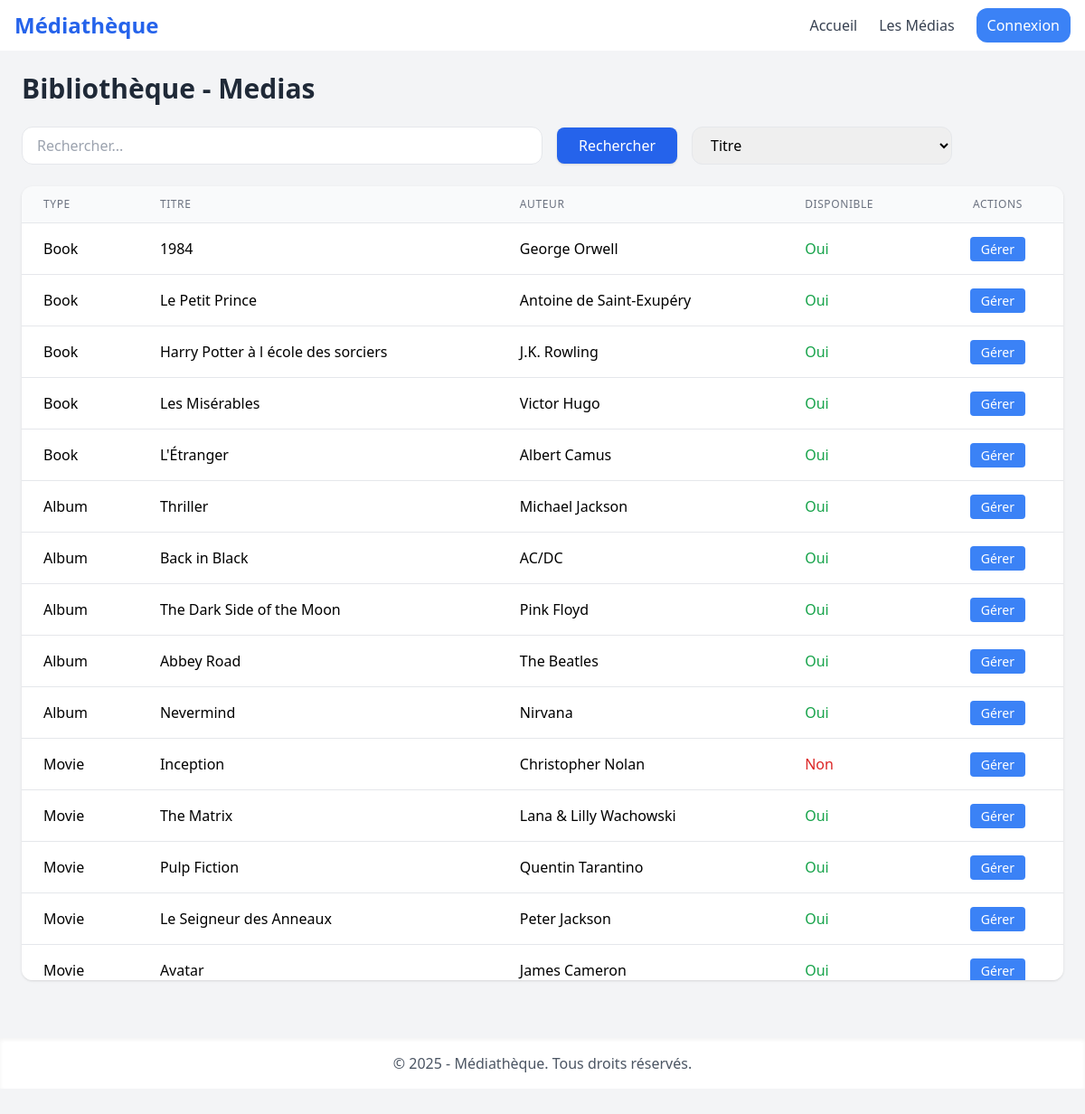
Screenshot of /media/All with the database file from the repository.
### tables this page shows
CREATE TABLE IF NOT EXISTS `book` (
  `id` int NOT NULL AUTO_INCREMENT,
  `page_number` int NOT NULL,
  `media_id` int NOT NULL,
  PRIMARY KEY (`id`),
  KEY `media_id` (`media_id`)
);

CREATE TABLE IF NOT EXISTS `media` (
  `id` int NOT NULL AUTO_INCREMENT,
  `title` varchar(255) NOT NULL,
  `author` varchar(255) NOT NULL,
  `available` tinyint(1) NOT NULL,
  PRIMARY KEY (`id`)
);

CREATE TABLE IF NOT EXISTS `album` (
  `id` int NOT NULL AUTO_INCREMENT,
  `track_number` int NOT NULL,
  `editor` varchar(255) NOT NULL,
  `media_id` int NOT NULL,
  PRIMARY KEY (`id`),
  KEY `media_id` (`media_id`)
);

CREATE TABLE IF NOT EXISTS `movie` (
  `id` int NOT NULL AUTO_INCREMENT,
  `duration` int NOT NULL,
  `genre` varchar(255) NOT NULL,
  `media_id` int NOT NULL,
  PRIMARY KEY (`id`),
  KEY `media_id` (`media_id`)
);

### Controllers/MediaController.php (called while the page is built, shortened)
<?php
class MediaController{
    public function all(): void
    {
        $albums = Album::getAllAlbums();
        $books = Book::getAllBooks();
        $movies = Movie::getAllMovies();
        $medias = array_merge($books, $albums, $movies);
        require_once('Views/medias/index.php');
    }
}

### Models/Book.php (called while the page is built, shortened)
<?php
include_once('Models/Media.php');
class Book extends Media{
    public static function getAllBooks(): array
    {
        try{
            $booksList = [];
            $connexion = connexion();
            $request = $connexion->prepare("SELECT book.id, title, author, available, page_number, media_id FROM book JOIN media ON media.id = book.media_id;");
            $request->execute();
            $booksInfo = $request->fetchAll(PDO::FETCH_ASSOC);
            foreach($booksInfo as $bookInfo){
                $bookObject = new Book($bookInfo['title'], $bookInfo['author'], $bookInfo['available'], $bookInfo['page_number'], $bookInfo['media_id'], $bookInfo['id']);
                array_push($booksList,$bookObject);
            }
            return $booksList;
        }catch(PDOException $e){
            die('Book Get All Error : '.$e);
        }
    }
}

### Models/Album.php (called while the page is built, shortened)
<?php
class Album extends Media{
    private ?int $id;
    private int $trackNumber;
    private string $editor;
    private array $songs;
    public function __construct(string $title, string $author, bool $available, int $trackNumber, string $editor, array $songs, ?int $mediaId = null, ?int $id = null)
    {
        $this->id = $id;
        $this->trackNumber = $trackNumber;
        $this->editor = $editor;
        $this->songs = $songs;
    }
    public function getId(): ?int
    {
        return $this->id;
    }
    public function getMediaId(): ?int
    {
        return parent::getId();
    }
    public function getTrackNumber(): int
    {
        return $this->trackNumber;
    }
    public function getEditor(): string
    {
        return $this->editor;
    }
    public function setTrackNumber(int $trackNumber): void
    {
        $this->trackNumber = $trackNumber;
    }
    public function addSong(Song $song): bool
    {
        if(!in_array($song, $this->songs)){
            array_push($this->songs, $song);
            $this->updateAlbum();
            return true;
        }else{
            return false;
        }
    }
    public function updateAlbum(): Album
    {
        try{
            $connexion = connexion();
            $request = $connexion->prepare("UPDATE media SET title=:title, author=:author, available=:available WHERE id=:mediaId;");
            $id = $this->getId();
            $mediaId = $this->getMediaId();
            $editor = $this->getEditor();
            $title = $this->getTitle();
            $author = $this->getAuthor();
            $available = $this->getAvailable();
            $trackNumber = $this->getTrackNumber();
            $request->bindParam(":mediaId",$mediaId);
            $request->bindParam(":title",$title);
            $request->bindParam(":author",$author);
            $request->bindParam(":available",$available);
            $request->execute();
            $request = $connexion->prepare("UPDATE album SET track_number=:track_number, editor=:editor WHERE id=:id;");
            $request->bindParam(":id",$id);
            $request->bindParam(":track_number",$trackNumber);
            $request->bindParam(":editor",$editor);
            $request->execute();
            return $this;
        }catch(PDOException $e){
            die('Album Update Error : '.$e);
        }
    }
    public static function getAllAlbums(): array
    {
        try{
            $albumsList = [];
            $connexion = connexion();
            $request = $connexion->prepare("SELECT Album.id, title, author, available, track_number, editor, media_id FROM album JOIN media ON media.id = album.media_id;");
            $request->execute();
            $albumsInfos = $request->fetchAll(PDO::FETCH_ASSOC);
            foreach($albumsInfos as $albumsInfo){
                $albumId = $albumsInfo['id'];
                $request = $connexion->prepare("SELECT * FROM song WHERE album_id=:id;");
                $request->bindParam(':id',$albumId);
                $request->execute();
                $songsInfos = $request->fetchAll(PDO::FETCH_ASSOC);
                $album = new Album($albumsInfo['title'], $albumsInfo['author'], $albumsInfo['available'], $albumsInfo['track_number'], $albumsInfo['editor'],[],$albumsInfo['media_id'],$albumsInfo['id']);
                foreach($songsInfos as $songsInfo){
                    $song = new Song($songsInfo['title'],$songsInfo['note'],$songsInfo['duration'],$songsInfo['album_id'],$songsInfo['id']);
                    $album->addSong($song);
                }
                array_push($albumsList,$album);
            }
            return $albumsList;
        }catch(PDOException $e){
            die('Album Get All Error : '.$e);
        }
    }
}

### Models/Media.php (called while the page is built, shortened)
<?php
abstract class Media{
    private ?int $id;
    private string $title;
    private string $atuhor;
    private bool $available;
    public function __construct(string $title, string $atuhor, bool $available, ?int $id = null)
    {
        $this->id = $id;
        $this->title = $title;
        $this->atuhor = $atuhor;
        $this->available = $available;
    }
    public function getId(): ?int
    {
        return $this->id;
    }
    public function getTitle(): string
    {
        return $this->title;
    }
    public function getAuthor(): string
    {
        return $this->atuhor;
    }
    public function getAvailable(): bool
    {
        return $this->available;
    }
}

### Models/Movie.php (called while the page is built, shortened)
<?php
include_once('Models/Media.php');
class Movie extends Media{
    public static function getAllMovies(): array
    {
        try{
            $moviesList = [];
            $connexion = connexion();
            $request = $connexion->prepare("SELECT movie.id, title, author, available, duration, genre, media_id FROM movie JOIN media ON media.id = movie.media_id;");
            $request->execute();
            $moviesInfo = $request->fetchAll(PDO::FETCH_ASSOC);
            foreach($moviesInfo as $movieInfo){
                $genreObject = Genre::from($movieInfo["genre"]);
                $movieObject = new Movie($movieInfo['title'], $movieInfo['author'], $movieInfo['available'], $movieInfo['duration'], $genreObject, $movieInfo['media_id'], $movieInfo['id']);
                array_push($moviesList,$movieObject);
            }
            return $moviesList;
        }catch(PDOException $e){
            die('Movie Get All Error : '.$e);
        }
    }
}

### Views/medias/index.php (the view, shortened to what this page needs)
<!DOCTYPE html>
<html lang="fr">
<head>
    <script src="https://cdn.tailwindcss.com"></script>
</head>
<body class="bg-gray-100">
    <?php require_once('Views/components/navbar.php'); ?>
    <div class="flex flex-col bg-gray-100 h-[80vh] p-6">
        <h1 class="text-3xl font-bold text-gray-800 mb-6">Bibliothèque - Medias</h1>
        <form method="post" action="" class="flex flex-col md:flex-row md:items-center mb-6 space-y-4 md:space-y-0 md:space-x-4">
            <input type="text" id="search" name='search' placeholder="Rechercher..." value="<?php if(isset($_POST['search'])){ echo $_POST['search']; } ?>"
                class="w-full md:w-1/2 px-4 py-2 border rounded-xl focus:outline-none focus:ring-2 focus:ring-blue-500">
            <button type="submit" class="bg-blue-600 text-white px-6 py-2 rounded-lg hover:bg-blue-700 transition shadow">Rechercher</button>
            <select id="filterSelect"  name="sort" onchange="this.form.submit()"
                    class="w-full md:w-1/4 px-4 py-2 border rounded-xl focus:outline-none focus:ring-2 focus:ring-blue-500">
                <option value="title" <?php if(isset($_POST['sort']) && $_POST['sort'] === 'title') echo 'selected'; ?>>
                    Titre
                </option>
            </select>
        </form>
        <div class="overflow-x-auto bg-white rounded-xl shadow">
            <table class="min-w-full divide-y divide-gray-200">
                <thead class="bg-gray-50">
                    <tr>
                        <th class="px-6 py-3 text-left text-xs font-medium text-gray-500 uppercase tracking-wider">Type</th>
                        <th class="px-6 py-3 text-left text-xs font-medium text-gray-500 uppercase tracking-wider">Titre</th>
                        <th class="px-6 py-3 text-left text-xs font-medium text-gray-500 uppercase tracking-wider">Auteur</th>
                        <th class="px-6 py-3 text-left text-xs font-medium text-gray-500 uppercase tracking-wider">Disponible</th>
                        <th class="px-6 py-3 text-center text-xs font-medium text-gray-500 uppercase tracking-wider">Actions</th>
                    </tr>
                </thead>
                <tbody id="booksTable" class="bg-white divide-y divide-gray-200">
                    <?php
                    foreach($medias as $media){
                    echo "<tr>
                        <td class='px-6 py-4'>".get_class($media)."</td>
                        <td class='px-6 py-4'>".$media->getTitle()."</td>
                        <td class='px-6 py-4'>".$media->getAuthor()."</td>
                        <td class='px-6 py-4'>"
                            .($media->getAvailable()
                                ? "<span class='text-green-600 font-medium'>Oui</span>"
                                : "<span class='text-red-600 font-medium'>Non</span>")
                        ."</td>
                        <td class='px-6 py-4 text-center space-x-2'>
                            <a href='".BASE_URL."/".strtolower(get_class($media))."/show/".$media->getId()."' class='px-3 py-1 bg-blue-500 text-white rounded hover:bg-blue-600 transition text-sm'>Gérer</a>
                        </td>
                    </tr>";
                    }
                    ?>
                </tbody>
            </table>
        </div>
    </div>
    <?php require_once('Views/components/footer.php'); ?>
</body>
</html>

### index.php (shortened to what this page needs)
<?php
include_once __DIR__.'/Models/Book.php';
include_once __DIR__.'/Models/Media.php';
include_once __DIR__.'/Models/Album.php';
include_once __DIR__.'/Models/Movie.php';
if(isset($_GET['action']) && !empty($_GET['action'])){
    $action = explode('/', $_GET['action']);
    $controllerName = ucfirst(strtolower($action[0]))."Controller";
    $method = isset($action[1]) ? $action[1] : "index";
    $objectNumber = isset($action[2]) ? array_slice($action, 2) : null;
    if (file_exists("Controllers/".$controllerName .".php")) {
        if (class_exists($controllerName)) {
            $controller = new $controllerName();
            if (method_exists($controller, $method)) {
                if($objectNumber != null){
                    $params = $objectNumber;
                }else{
                    $params = [];
                }
                call_user_func_array([$controller, $method], array_values($params));
            } else {
                require_once('Controllers/ErrorController.php');
                $controller = new ErrorController();
                $controller->noFoundError();
            }
        } else {
            require_once('Controllers/ErrorController.php');
            $controller = new ErrorController();
            $controller->noFoundError();
        }
    } else {
        require_once('Controllers/ErrorController.php');
        $controller = new ErrorController();
        $controller->noFoundError();
    }
}else{
    require_once('Controllers/HomeController.php');
    $controller = new HomeController();
    $controller->home();
}

### Views/components/navbar.php
<nav class="bg-white shadow-md">
    <div class="max-w-7xl mx-auto px-4 py-3 flex justify-between items-center">
        <a href="<?= BASE_URL ?>/" class="text-2xl font-bold text-blue-600">Médiathèque</a>
        <ul class="flex space-x-6 items-center">
            <li><a href="<?= BASE_URL ?>/" class="text-gray-700 hover:text-blue-600">Accueil</a></li>
            <li><a href="<?= BASE_URL ?>/media" class="text-gray-700 hover:text-blue-600">Les Médias</a></li>
            <?php if(isset($_SESSION['currentUser']) && !empty($_SESSION['currentUser'])): ?>
                <?php $user = $_SESSION['currentUser']; ?>
                <li class="ml-4 px-3 py-2 bg-gray-100 rounded-xl text-gray-800 font-semibold">
                    <?= htmlspecialchars($user->getUserName()) ?> ( <?= htmlspecialchars($user->getEmail()) ?> )
                </li>
                <li>
                    <a href="<?= BASE_URL ?>/connexion/logout"
                    class="ml-2 px-3 py-2 bg-red-500 text-white rounded-xl hover:bg-red-600 transition">
                        Déconnexion
                    </a>
                </li>
            <?php else: ?>
                <li>
                    <a href="<?= BASE_URL ?>/connexion"
                    class="px-3 py-2 bg-blue-500 text-white rounded-xl hover:bg-blue-600 transition">
                        Connexion
                    </a>
                </li>
            <?php endif; ?>
        </ul>
    </div>
</nav>

### Views/components/footer.php
<footer class="bg-white shadow-inner py-4 mt-10 text-center text-gray-600">
    © <?php echo date("Y"); ?> - Médiathèque. Tous droits réservés.
</footer>

### rows the page displays
book: media "Book", media.title "1984", media.author "George Orwell", shows "Oui"
book: media "Book", media.title "Le Petit Prince", media.author "Antoine de Saint-Exupéry", shows "Oui"
book: media "Book", media.title "Harry Potter à l école des sorciers", media.author "J.K. Rowling", shows "Oui"
book: media "Book", media.title "Les Misérables", media.author "Victor Hugo", shows "Oui"
book: media "Book", media.title "L'Étranger", media.author "Albert Camus", shows "Oui"
album: media "Album", media.title "Thriller", media.author "Michael Jackson", shows "Oui"
album: media "Album", media.title "Back in Black", media.author "AC/DC", shows "Oui"
album: media "Album", media.title "The Dark Side of the Moon", media.author "Pink Floyd", shows "Oui"
album: media "Album", media.title "Abbey Road", media.author "The Beatles", shows "Oui"
album: media "Album", media.title "Nevermind", media.author "Nirvana", shows "Oui"
movie: media "Movie", media.title "Inception", media.author "Christopher Nolan", shows "Non"
movie: media "Movie", media.title "The Matrix", media.author "Lana & Lilly Wachowski", shows "Oui"
movie: media "Movie", media.title "Pulp Fiction", media.author "Quentin Tarantino", shows "Oui"
movie: media "Movie", media.title "Le Seigneur des Anneaux", media.author "Peter Jackson", shows "Oui"
movie: media "Movie", media.title "Avatar", media.author "James Cameron", shows "Oui"
